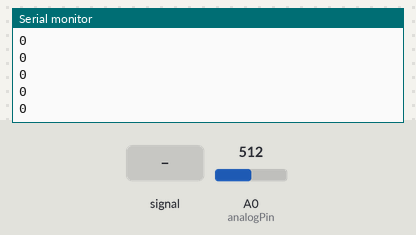
A sketch run on a simulated Arduino Uno, built with avr-gcc and run on an emulated ATmega328P. On the bench: the last lines printed to the serial monitor. The inputs (shaded band) are chosen by the test bench; at power-on: A0 (analogPin) = 512.

Above: at 1.2 s.
1.3 s: A0 (analogPin) fed a 200 Hz sine of ±81 counts around its level
At 2.1 s:
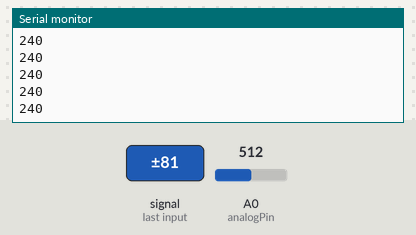
2.8 s: A0 (analogPin) set to 306
At 3.4 s:
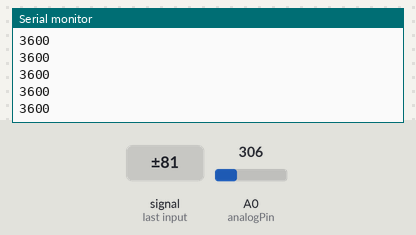
4.3 s: A0 (analogPin) fed a 1000 Hz sine of ±255 counts around its level
At 5.4 s:
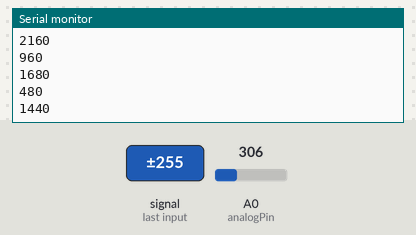
Timing chart, 0 to 7.3 s (numbered marks = the images above; inputs shaded):
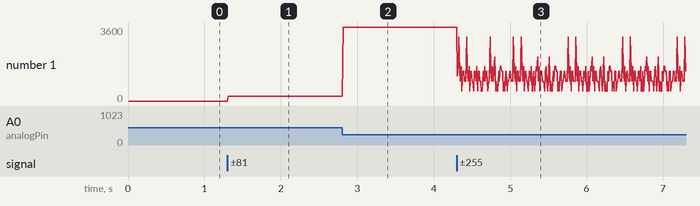

The sketch:

sketch_13_07_FFT_Freq.ino
```cpp
// sketch_13_07_FFT_Freq

#include "fix_fft.h"

const int analogPin = A0;
const long GAIN = 2;
char im[128];
char data[128];

const byte PS_128 = (1 << ADPS2) | (1 << ADPS1) | (1 << ADPS0);
const byte PS_16 = (1 << ADPS2);


void setup()
{
  Serial.begin(9600);
  ADCSRA &= ~PS_128;  // remove prescale of 128
  ADCSRA |= PS_16;    // add prescale of 16 (1MHz)
}

void loop()
{
  sampleWindowFull();
  fix_fft(data, im, 7, 0);
  updateData();

  Serial.println(findF());
}

void sampleWindowFull()
{
  for (int i = 0; i < 128; i++)
  {
    int val = (analogRead(analogPin) - 512) * GAIN;
    data[i] = val / 4;
    im[i] = 0;
  }
}

void updateData()
{
  for (int i = 0; i < 64; i++)
  {
    data[i] = sqrt(data[i] * data[i] + im[i] * im[i]);
  }
}

int findF()
{
  int maxValue = 0;
  int maxIndex = 0;
  for (int i = 1; i < 64; i++)
  {
    int p = data[i];
    if (p > maxValue)
    {
      maxValue = p;
      maxIndex = i;
    }
  }
  int f = maxIndex * 240;
  return f;
}
```

fix_fft.cpp
```cpp
#include <avr/pgmspace.h>
#include "fix_fft.h"
#include <WProgram.h>

/* fix_fft.c - Fixed-point in-place Fast Fourier Transform  */
/*
  All data are fixed-point short integers, in which -32768
  to +32768 represent -1.0 to +1.0 respectively. Integer
  arithmetic is used for speed, instead of the more natural
  floating-point.

  For the forward FFT (time -> freq), fixed scaling is
  performed to prevent arithmetic overflow, and to map a 0dB
  sine/cosine wave (i.e. amplitude = 32767) to two -6dB freq
  coefficients. The return value is always 0.

  For the inverse FFT (freq -> time), fixed scaling cannot be
  done, as two 0dB coefficients would sum to a peak amplitude
  of 64K, overflowing the 32k range of the fixed-point integers.
  Thus, the fix_fft() routine performs variable scaling, and
  returns a value which is the number of bits LEFT by which
  the output must be shifted to get the actual amplitude
  (i.e. if fix_fft() returns 3, each value of fr[] and fi[]
  must be multiplied by 8 (2**3) for proper scaling.
  Clearly, this cannot be done within fixed-point short
  integers. In practice, if the result is to be used as a
  filter, the scale_shift can usually be ignored, as the
  result will be approximately correctly normalized as is.

  Written by:  Tom Roberts  11/8/89
  Made portable:  Malcolm Slaney 12/15/94 malcolm@interval.com
  Enhanced:  Dimitrios P. Bouras  14 Jun 2006 dbouras@ieee.org
  Modified for 8bit values David Keller  10.10.2010
*/


#define N_WAVE	256    /* full length of Sinewave[] */
#define LOG2_N_WAVE 8	/* log2(N_WAVE) */


/*
  Since we only use 3/4 of N_WAVE, we define only
  this many samples, in order to conserve data space.
*/


const prog_int8_t Sinewave[N_WAVE-N_WAVE/4] PROGMEM = {
0, 3, 6, 9, 12, 15, 18, 21,
24, 28, 31, 34, 37, 40, 43, 46,
48, 51, 54, 57, 60, 63, 65, 68,
71, 73, 76, 78, 81, 83, 85, 88,
90, 92, 94, 96, 98, 100, 102, 104,
106, 108, 109, 111, 112, 114, 115, 117,
118, 119, 120, 121, 122, 123, 124, 124,
125, 126, 126, 127, 127, 127, 127, 127,

127, 127, 127, 127, 127, 127, 126, 126,
125, 124, 124, 123, 122, 121, 120, 119,
118, 117, 115, 114, 112, 111, 109, 108,
106, 104, 102, 100, 98, 96, 94, 92,
90, 88, 85, 83, 81, 78, 76, 73,
71, 68, 65, 63, 60, 57, 54, 51,
48, 46, 43, 40, 37, 34, 31, 28,
24, 21, 18, 15, 12, 9, 6, 3,

0, -3, -6, -9, -12, -15, -18, -21,
-24, -28, -31, -34, -37, -40, -43, -46,
-48, -51, -54, -57, -60, -63, -65, -68,
-71, -73, -76, -78, -81, -83, -85, -88,
-90, -92, -94, -96, -98, -100, -102, -104,
-106, -108, -109, -111, -112, -114, -115, -117,
-118, -119, -120, -121, -122, -123, -124, -124,
-125, -126, -126, -127, -127, -127, -127, -127,

/*-127, -127, -127, -127, -127, -127, -126, -126,
-125, -124, -124, -123, -122, -121, -120, -119,
-118, -117, -115, -114, -112, -111, -109, -108,
-106, -104, -102, -100, -98, -96, -94, -92,
-90, -88, -85, -83, -81, -78, -76, -73,
-71, -68, -65, -63, -60, -57, -54, -51,
-48, -46, -43, -40, -37, -34, -31, -28,
-24, -21, -18, -15, -12, -9, -6, -3, */
};


/*
  FIX_MPY() - fixed-point multiplication & scaling.
  Substitute inline assembly for hardware-specific
  optimization suited to a particluar DSP processor.
  Scaling ensures that result remains 16-bit.
*/
inline char FIX_MPY(char a, char b)
{

  //Serial.println(a);
 //Serial.println(b);


    /* shift right one less bit (i.e. 15-1) */
    int c = ((int)a * (int)b) >> 6;
    /* last bit shifted out = rounding-bit */
    b = c & 0x01;
    /* last shift + rounding bit */
    a = (c >> 1) + b;

	  /*
	  Serial.println(Sinewave[3]);
	  Serial.println(c);
	  Serial.println(a);
	  while(1);*/

    return a;
}

/*
  fix_fft() - perform forward/inverse fast Fourier transform.
  fr[n],fi[n] are real and imaginary arrays, both INPUT AND
  RESULT (in-place FFT), with 0 <= n < 2**m; set inverse to
  0 for forward transform (FFT), or 1 for iFFT.
*/
int fix_fft(char fr[], char fi[], int m, int inverse)
{
    int mr, nn, i, j, l, k, istep, n, scale, shift;
    char qr, qi, tr, ti, wr, wi;

    n = 1 << m;

    /* max FFT size = N_WAVE */
    if (n > N_WAVE)
	  return -1;

    mr = 0;
    nn = n - 1;
    scale = 0;

    /* decimation in time - re-order data */
    for (m=1; m<=nn; ++m) {
	  l = n;
	  do {
		l >>= 1;
	  } while (mr+l > nn);
	  mr = (mr & (l-1)) + l;

	  if (mr <= m)
		continue;
	  tr = fr[m];
	  fr[m] = fr[mr];
	  fr[mr] = tr;
	  ti = fi[m];
	  fi[m] = fi[mr];
	  fi[mr] = ti;
    }

    l = 1;
    k = LOG2_N_WAVE-1;
    while (l < n) {
	  if (inverse) {
		/* variable scaling, depending upon data */
		shift = 0;
		for (i=0; i<n; ++i) {
		    j = fr[i];
		    if (j < 0)
			  j = -j;
		    m = fi[i];
		    if (m < 0)
			  m = -m;
		    if (j > 16383 || m > 16383) {
			  shift = 1;
			  break;
		    }
		}
		if (shift)
		    ++scale;
	  } else {
		/*
		  fixed scaling, for proper normalization --
		  there will be log2(n) passes, so this results
		  in an overall factor of 1/n, distributed to
		  maximize arithmetic accuracy.
		*/
		shift = 1;
	  }
	  /*
	    it may not be obvious, but the shift will be
	    performed on each data point exactly once,
	    during this pass.
	  */
	  istep = l << 1;
	  for (m=0; m<l; ++m) {
		j = m << k;
		/* 0 <= j < N_WAVE/2 */
		wr =  pgm_read_word_near(Sinewave + j+N_WAVE/4);

/*Serial.println("asdfasdf");
Serial.println(wr);
Serial.println(j+N_WAVE/4);
Serial.println(Sinewave[256]);

Serial.println("");*/


		wi = -pgm_read_word_near(Sinewave + j);
		if (inverse)
		    wi = -wi;
		if (shift) {
		    wr >>= 1;
		    wi >>= 1;
		}
		for (i=m; i<n; i+=istep) {
		    j = i + l;
		    tr = FIX_MPY(wr,fr[j]) - FIX_MPY(wi,fi[j]);
		    ti = FIX_MPY(wr,fi[j]) + FIX_MPY(wi,fr[j]);
		    qr = fr[i];
		    qi = fi[i];
		    if (shift) {
			  qr >>= 1;
			  qi >>= 1;
		    }
		    fr[j] = qr - tr;
		    fi[j] = qi - ti;
		    fr[i] = qr + tr;
		    fi[i] = qi + ti;
		}
	  }
	  --k;
	  l = istep;
    }
    return scale;
}

/*
  fix_fftr() - forward/inverse FFT on array of real numbers.
  Real FFT/iFFT using half-size complex FFT by distributing
  even/odd samples into real/imaginary arrays respectively.
  In order to save data space (i.e. to avoid two arrays, one
  for real, one for imaginary samples), we proceed in the
  following two steps: a) samples are rearranged in the real
  array so that all even samples are in places 0-(N/2-1) and
  all imaginary samples in places (N/2)-(N-1), and b) fix_fft
  is called with fr and fi pointing to index 0 and index N/2
  respectively in the original array. The above guarantees
  that fix_fft "sees" consecutive real samples as alternating
  real and imaginary samples in the complex array.
*/
int fix_fftr(char f[], int m, int inverse)
{
    int i, N = 1<<(m-1), scale = 0;
    char tt, *fr=f, *fi=&f[N];

    if (inverse)
	  scale = fix_fft(fi, fr, m-1, inverse);
    for (i=1; i<N; i+=2) {
	  tt = f[N+i-1];
	  f[N+i-1] = f[i];
	  f[i] = tt;
    }
    if (! inverse)
	  scale = fix_fft(fi, fr, m-1, inverse);
    return scale;
}
```

fix_fft.h
```cpp
#ifndef FIXFFT_H
#define FIXFFT_H

#include <WProgram.h>


/*
  fix_fft() - perform forward/inverse fast Fourier transform.
  fr[n],fi[n] are real and imaginary arrays, both INPUT AND
  RESULT (in-place FFT), with 0 <= n < 2**m; set inverse to
  0 for forward transform (FFT), or 1 for iFFT.
*/
int fix_fft(char fr[], char fi[], int m, int inverse);


/*
  fix_fftr() - forward/inverse FFT on array of real numbers.
  Real FFT/iFFT using half-size complex FFT by distributing
  even/odd samples into real/imaginary arrays respectively.
  In order to save data space (i.e. to avoid two arrays, one
  for real, one for imaginary samples), we proceed in the
  following two steps: a) samples are rearranged in the real
  array so that all even samples are in places 0-(N/2-1) and
  all imaginary samples in places (N/2)-(N-1), and b) fix_fft
  is called with fr and fi pointing to index 0 and index N/2
  respectively in the original array. The above guarantees
  that fix_fft "sees" consecutive real samples as alternating
  real and imaginary samples in the complex array.
*/
int fix_fftr(char f[], int m, int inverse);


#endif
```

Measured:
- after the input at 1.3 s, the serial monitor: prints a new line at once (image 1)
- after the input at 2.8 s, the serial monitor: prints a new line at once (image 2)
- after the input at 4.3 s, the serial monitor: prints a new line at once (image 3)
- plotted number 1: 0 → 240 after the input at 1.3 s, 240 → 3600 after the input at 2.8 s, 3600 → 960 after the input at 4.3 s
